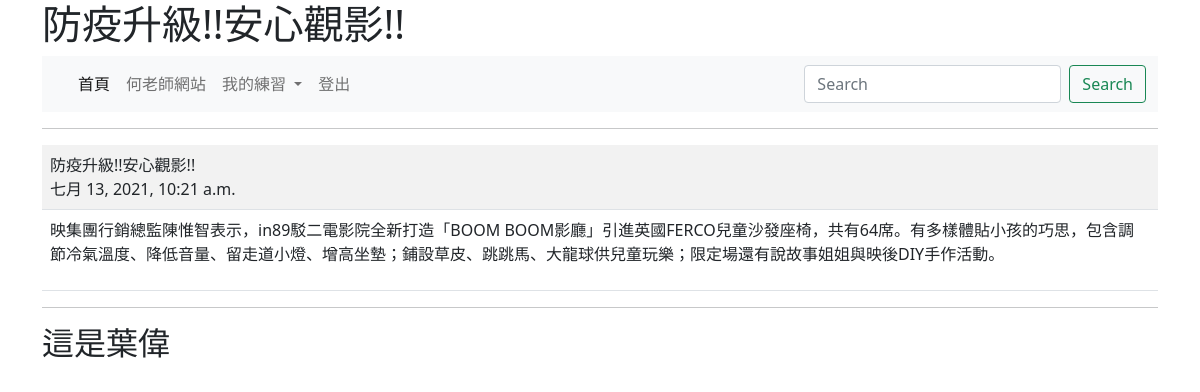
Page /show/6/ (signed in) on the committed database.
### mysite/models.py (models this page shows, shortened)
class Post(models.Model):
    title = models.CharField(max_length=200)
    content = models.TextField()
    pub_date = models.DateTimeField(default=timezone.now)
    class Meta:
        ordering = ('-pub_date',)#醉心時段update time zone

### mysite/views.py (the view)
# urls.py: path('show/<int:id>/',views.show),
@login_required(login_url="/admin/login/")
def show(request,id):
    try:
        post = Post.objects.get(id=id)      #找出符合條件第一個紀錄
    except:
        return redirect("/news/")           #返回到首頁
    return render(request,"show.html",locals())

### templates/show.html (shortened to what this page needs)
{% extends "base.html" %}
{% block main %}
      <hr>
      <table class="table table-striped">
            <tr>
                  <td>{{post.title}}<br>
                      {{post.pub_date}}
                  </td>
            </tr>
            <tr>
                  <td>
                        {{post.content | linebreaks}}
                  </td>
            </tr>
      </table>
{% endblock %}

### rows in the picture
Post: title "防疫升級!!安心觀影!!", pub_date "七月 13, 2021, 10:21 a.m.", content "映集團行銷總監陳惟智表示，in89駁二電影院全新打造「BOOM BOOM影廳」引進英國FERCO兒童沙發座椅，共有64席。有多樣體貼小孩的巧思，包含調節冷氣溫度、降低音量、留走道小燈、增高坐墊；鋪設草皮、跳跳馬、大龍球供兒童玩樂；限定場還有說故事姐姐與映後DIY手作活動。"
